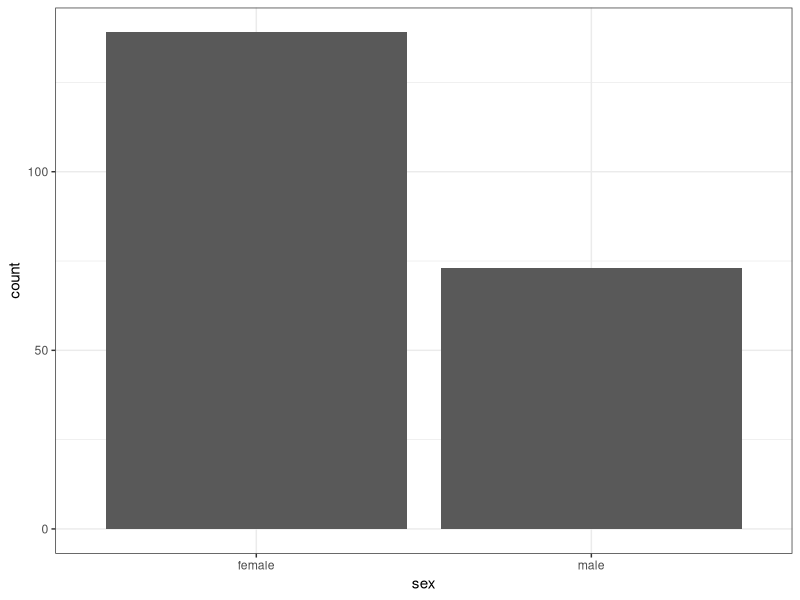
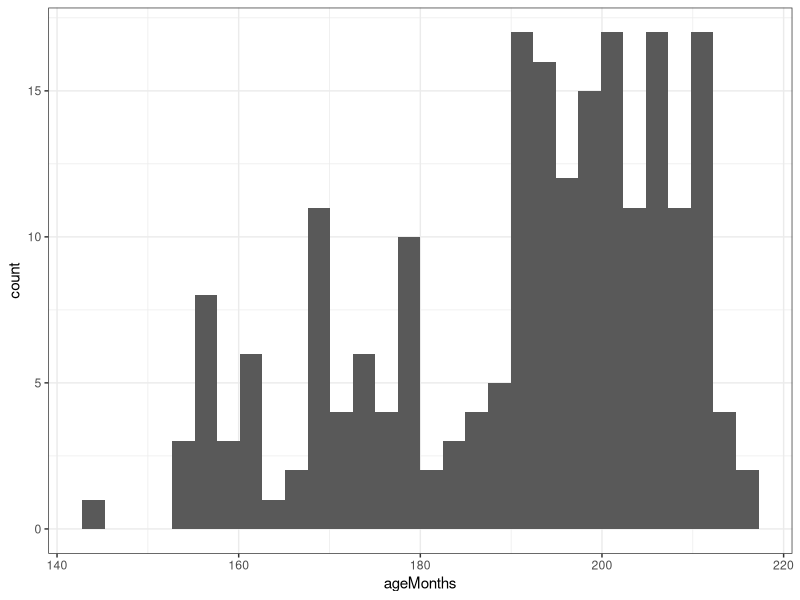
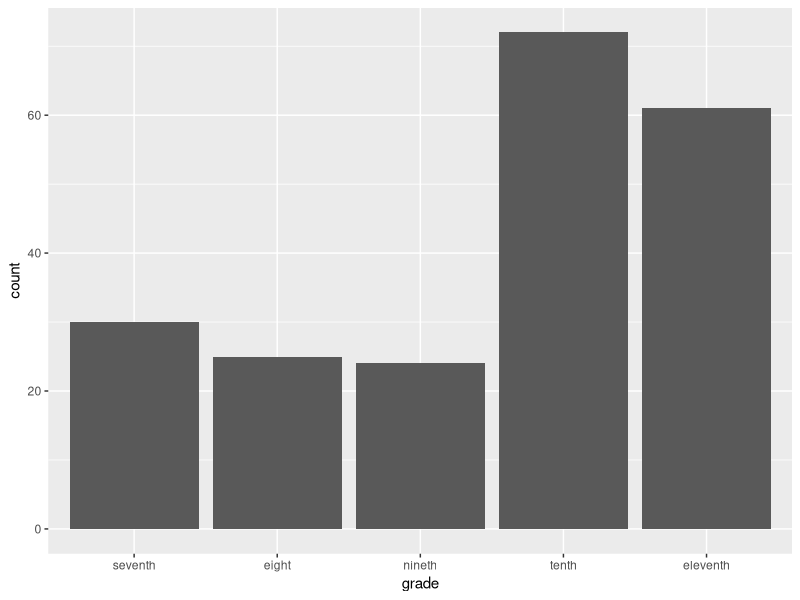
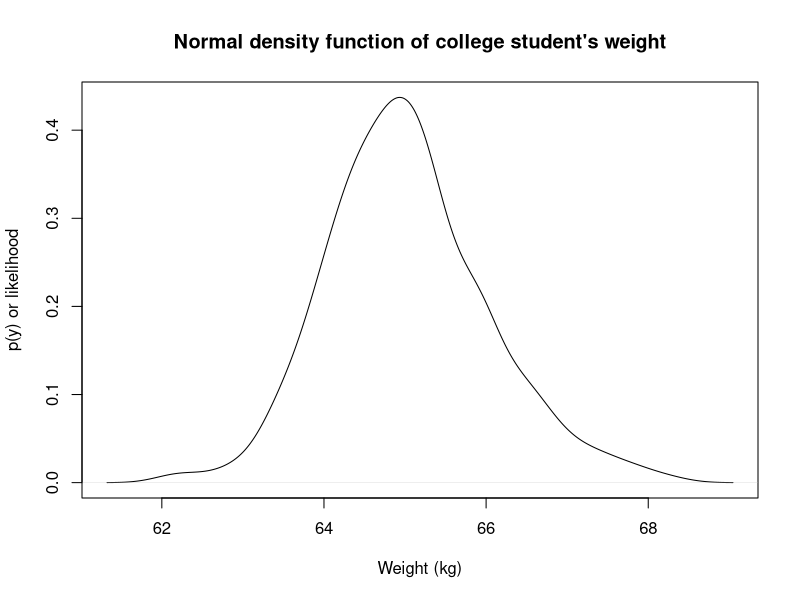
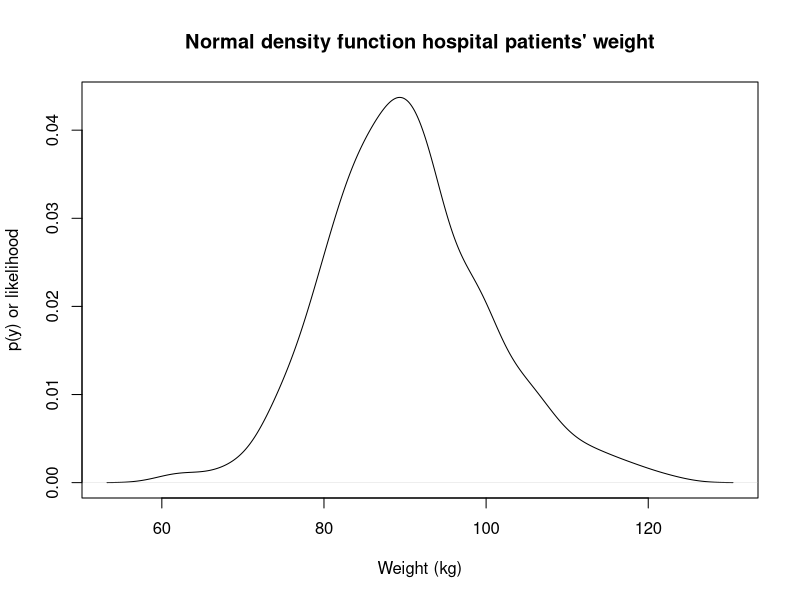
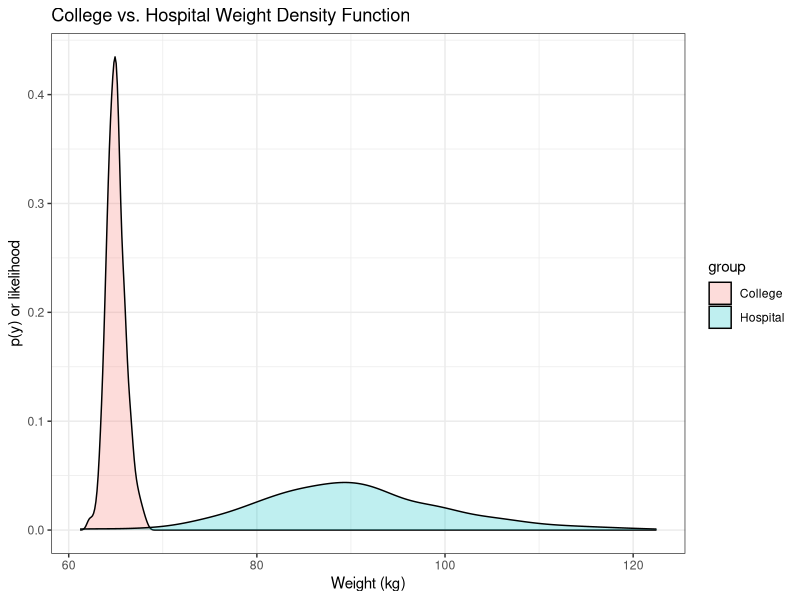

These charts were generated, in order, by the following R code:
## ---- chunk 1

library(ggplot2)  ### <- this is a package in R to create pretty plots.
## setwd() is a function to set my working directory (folder where the data is located)
setwd("C:/Users/emontenegro1/Documents/MEGA/stanStateDocuments/PSYC3000/lecture4")
rumination <- read.csv("ruminationComplete.csv") 
rumination$sex <- factor(rumination$sex, labels = c("female", "male"))
ggplot(data = rumination, aes(x = sex)) + 
  geom_bar()+ theme_bw()



## ---- chunk 2

ggplot(data = rumination, aes(x = ageMonths)) + 
  geom_histogram() + theme_bw()


## ---- chunk 3
rumination$grade <- factor(rumination$grade, 
                           labels = c("seventh", 
                                      "eight", 
                                      "nineth", 
                                      "tenth", 
                                      "eleventh"))
ggplot(data = rumination, aes(x = grade)) + 
  geom_bar()

## ---- chunk 4

set.seed(1236)
tossCoin <- rbinom(100,1,0.50)
sum(tossCoin)/length(tossCoin)

## ---- chunk 5

set.seed(1236)
tossCoin <- rbinom(1006,1,0.50)
sum(tossCoin)/length(tossCoin)

## ---- chunk 6
set.seed(1236)
absences <- 8
N <- 300
dataGenerated <- rpois(N, absences)
cat("The mean is ", mean(dataGenerated))
## ---- chunk 7

### Random starting number
set.seed(359)
### Mean or average in Kg 
Mean <- 65
## Standard Deviation
SD <- 1
## Number of observations
N <-  300
### Generated values from the normal distribution
data_1 <-  rnorm(n = N, mean = Mean, sd = SD )
data_1
## ---- chunk 8

plot(density(data_1), 
     xlab = "Weight (kg)", 
     ylab = "p(y) or likelihood", 
main = "Normal density function of college student's weight" 
)


## ---- chunk 9
### Random starting number
set.seed(359)
### Mean or average in Kg 
Mean <- 90
## Standard Deviation
SD <- 10
## Number of observations
N <-  300
### Generated values from the normal distribution
data_2 <-  rnorm(n = N, mean = Mean, sd = SD )
data_2
## ---- chunk 10

plot(density(data_2), 
     xlab = "Weight (kg)", 
     ylab = "p(y) or likelihood", 
main = "Normal density function hospital patients' weight" 
)
## ---- chunk 11
library(ggplot2) ### <- this is a package in R to create pretty plots.

dataMerged <- data.frame(
  group =c(rep("College", 300),
           rep("Hospital", 300)),
  weight = c(data_1, data_2))

ggplot(dataMerged , aes(x=weight, fill=group)) +
  geom_density(alpha=.25) + 
  theme_bw()+
  labs(title = "College vs. Hospital Weight Density Function") + 
  xlab("Weight (kg)") + 
  ylab("p(y) or likelihood")
